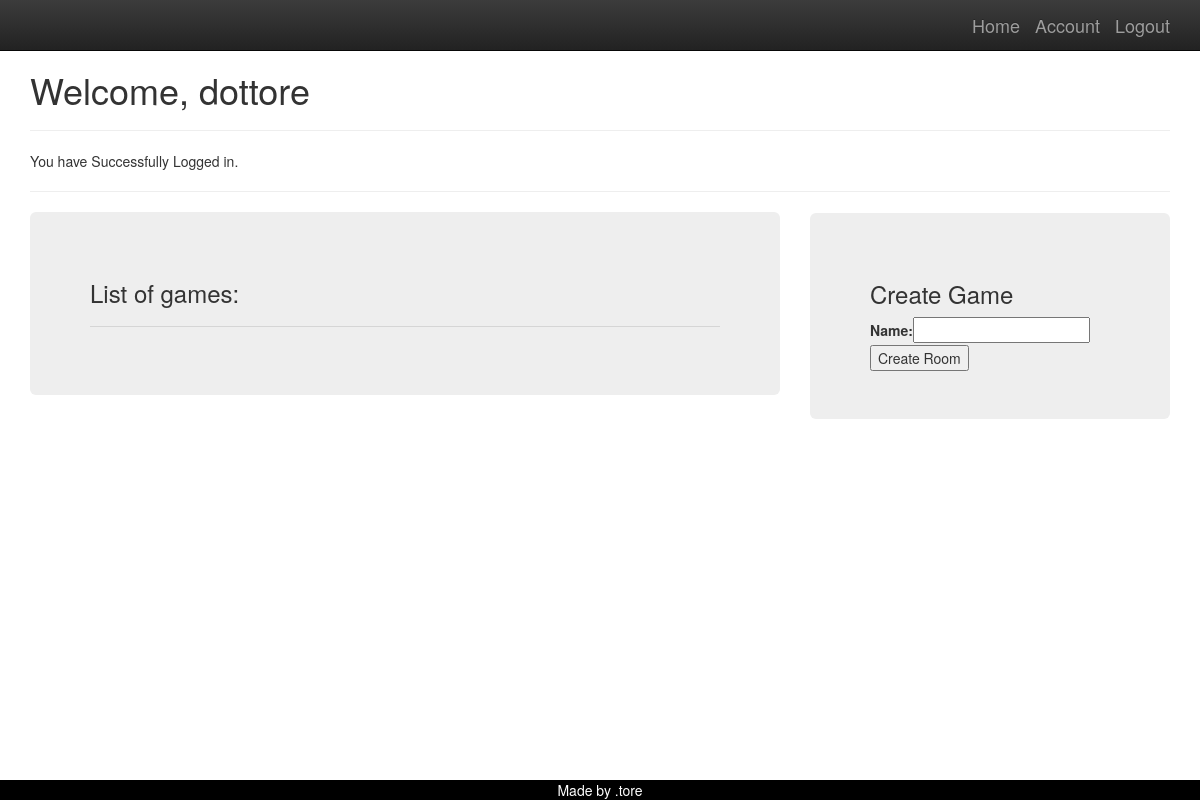
Before: /player/home/welcome (signed in) with the older database file.
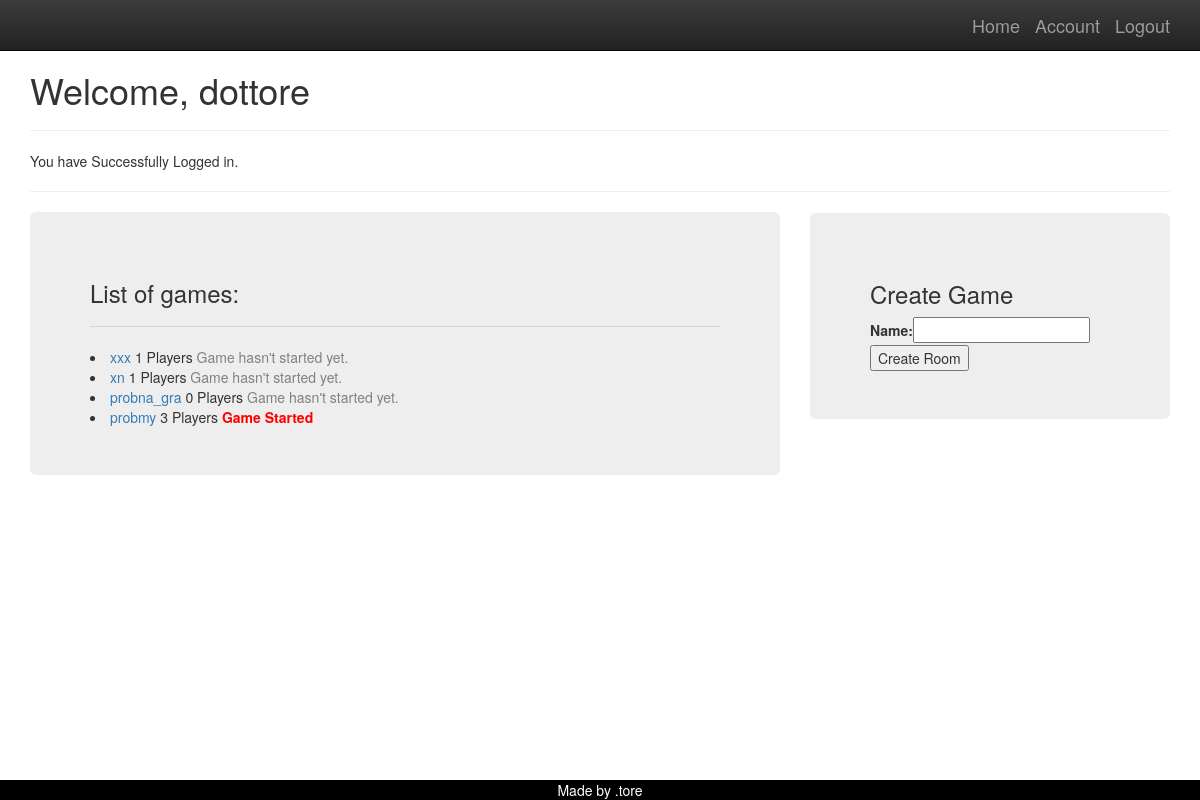
After: the same page with the newer database file.
### player/models.py (models this page shows)
class Player(models.Model):
    name = models.ForeignKey(User,on_delete=models.CASCADE,related_name='player_name')
    parent= models.CharField(max_length = 10)
    nick = models.CharField(max_length=10 )
    in_game= models.BooleanField(default = False)
    description = models.TextField(max_length = 300, null = True)
    def __str__(self):
        return self.nick

### game/models.py (models this page shows, shortened)
class Notification(models.Model):
    name = models.CharField(max_length=150)
    note = models.TextField(blank=True, null=True)

class Game(models.Model):
    name = models.CharField(max_length=150)
    host = models.CharField(max_length=10)
    is_played = models.BooleanField(default = False)
    players_ready = models.IntegerField(default =0)
    max_players = models.IntegerField(default=4)
    who_is_ready = models.ManyToManyField(Player, related_name="guys_ready", blank=True)
    first_player = models.ForeignKey(Player, on_delete=models.CASCADE, related_name='pierwszy', blank=True, null=True)
    second_player = models.ForeignKey(Player, on_delete=models.CASCADE, related_name='drugi', blank=True, null=True)
    third_player = models.ForeignKey(Player, on_delete=models.CASCADE, related_name='trzeci', blank=True, null=True)
    forth_player = models.ForeignKey(Player, on_delete=models.CASCADE, related_name='czwarty', blank=True, null=True)

### player/views.py (the view)
# urls.py: path('home/<str:name>', home, name='home'),
@login_required
def home(request, name):
    usr = request.user.username
    player = Player.objects.get(parent=usr)
    games = Game.objects.all()
    noti =  Notification.objects.get(name=name)
    text = noti.note
    form = CreateGame
    args = {'usr': usr, 'games': games, 'form' : form, 'message': text,'player':player}
    return render(request,'player/home.html', args)

### templates/player/home.html (shortened to what this page needs)
{% extends 'base.html' %}
{% block content %}
<h1>Welcome, {{player}}</h1>
<hr>
{{message}}
<hr>
<div class="row">
  <div class="col-sm-8">
      <div class = 'jumbotron'>
          <h3>List of games: </h3>
          <hr>
    {% for g in games %}
        <li><a href="{% url 'detail' g.id %}">{{g.name}}</a>
        {% if g.players_ready == 4 %}
            <span style ="color:red"><strong>Full</strong></span>
            {% else %}
            {{g.players_ready}} Players
            {% endif %}
              {% if g.is_played %}
            <span style ="color:red"><strong>Game Started</strong></span>
            {% else %}
            <span style="color:gray">Game hasn't started yet.</span>
            {% endif %}
        </li>
    {% endfor %}
      </div></div>
  <div class="col-sm-4"></div>
  <div class="col-sm-4">
      <div class = 'jumbotron' name="menu" id ="menu">
          <h3>Create Game</h3>
<form method ="POST" action = '{% url 'new_room' %}'>
{{form}}
    <button type = 'submit' name="create" value = 'ok'>Create Room</button>
</form>
      </div></div>
</div>
{% endblock %}

### templates/base.html (shortened to what this page needs)
{% load static %}
<!doctype html>
<html class="no-js" lang="en-en">
    <head>
        <link rel="stylesheet" href="{% static 'css/bootstrap.min.css' %}">
        <link rel="stylesheet" href="{% static 'css/bootstrap-theme.min.css' %}">
        <link rel="stylesheet" href="{% static 'css/main.css' %}">
    </head>
    <body>
    <div class ="bg">
    <nav class="navbar navbar-inverse navbar-fixed-top" role="navigation">
      <div class="container">
        <ul class ='nav navbar-nav navbar-right'>
            <li><a class="navbar-brand" href="/">Home</a></li>
            {% if user.is_authenticated %}
           <li><a class="navbar-brand" href="{% url 'player_account' user.username "pusty"%}">Account</a></li>
            <li><a class="navbar-brand" href="{% url 'player_logout' %}">Logout</a></li>
            {% else %}
            <li><a class="navbar-brand" href="{% url 'player_login' %}"> Login </a> </li>
            {% endif %}
 </div>
    </nav>
    <div class="container">
    {% block content %}
    {% endblock %}
    </div>
    <footer>
        Made by .tore
    </footer>
    </body>
</html>

### templates/base.html (style rules this page uses)
body { padding-top: 50px; padding-bottom: 20px; }
footer { position: fixed; left: 0; bottom: 0; width: 100%; background-color: black; color: white; text-align: center; }

Changed rows visible on the page:
added Game: name "xxx", players_ready "1", is_played "Game hasn't started yet."
added Game: name "xn", players_ready "1", is_played "Game hasn't started yet."
added Game: name "probna_gra", players_ready "0", is_played "Game hasn't started yet."
added Game: name "probmy", players_ready "3", is_played "Game Started"
